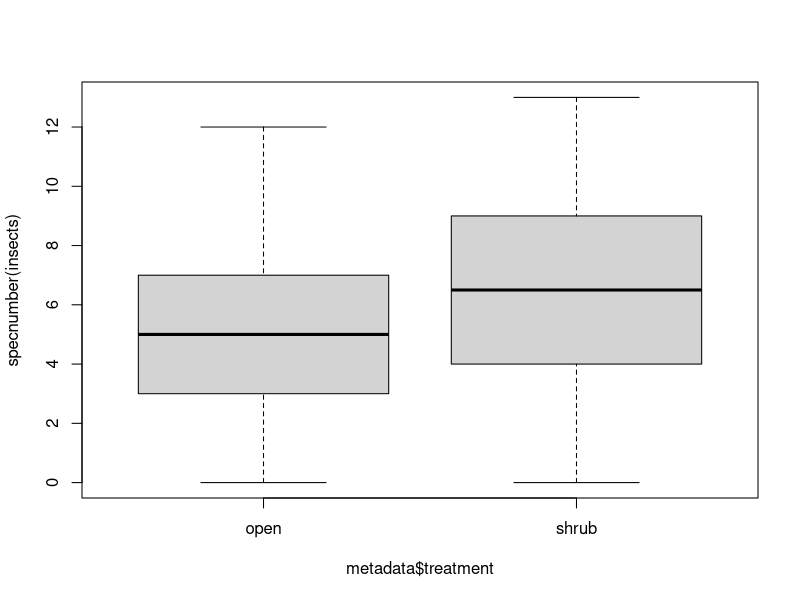
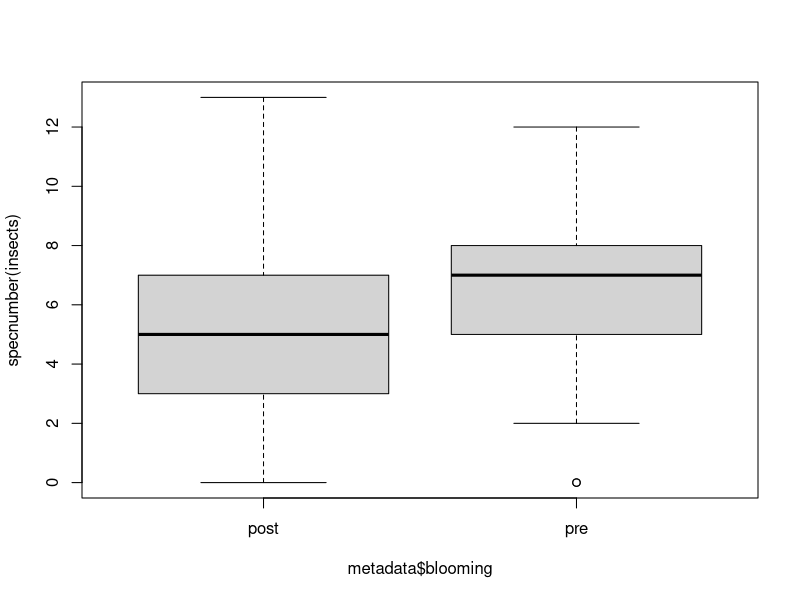
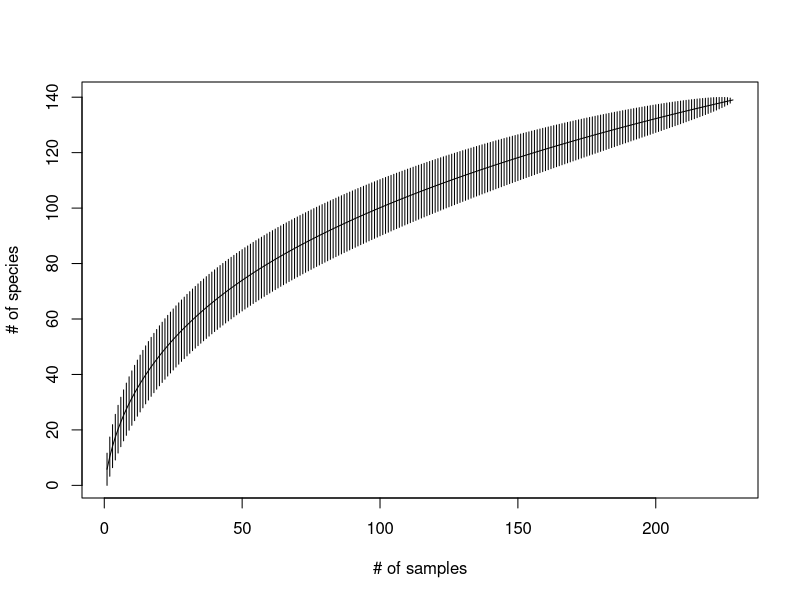

Here is the R script that generated these plots, in order: (Note: this script raises an error after producing the figures.)
library(tidyr)
library(dplyr)
library(vegan)
library(lme4)
library(nlme)
library(ggplot2)


insects <- read.csv("pantraps_wide.csv", header = TRUE)
row.names(insects) <- insects$uniID
insects <- dplyr::select(insects, -X, -X., -uniID)
#filter out beetles
insects <- dplyr::select(insects, -Coleoptera)
metadata <- read.csv("Data/pantraps.cov.csv", header = TRUE)
metadata <- filter(metadata, species != "buckhorn")
metadata$plant.id <- as.character(metadata$plant.id)
str(metadata)
metadata$uniID <- paste(metadata$date, metadata$plant.id, metadata$treatment)
row.names(metadata) <- metadata$uniID


#check all ids in datasheets are found in the other
#zero.row <- anti_join(metadata, insects, by = "uniID")
#missing <- anti_join(insects, metadata, by = "uniID")
#write.csv(zero.row, "zeroreps.csv")
#check if insects and metadata are the same
all.equal(rownames(insects), rownames(metadata))
#sort into the same order
metadata <- metadata[rownames(insects), ]
#confirm - woo!
all.equal(rownames(insects), rownames(metadata))

#grab and wrangle weather stn data
weather <- read.csv("Data/panweather.csv")
str(weather)

weather.av <- weather %>% group_by(., date) %>% summarise(., mean.Solar = mean(Solar), mean.Wind = mean(Wind), mean.MaxWind = mean(Max), mean.Temp = mean(Air.Temperature))
metadata <- right_join(weather.av, metadata, by = "date")

metadata$abun <- apply(insects, 1, sum)
#check for total
sum(metadata$abun)
H <- diversity(insects)
simp <- diversity(insects, "simpson")
S <- specnumber(insects)
J <- H/log(S)
metadata$H <- H
metadata$Simpson <- simp
metadata$Species <- S
metadata$Even <- J

print(metadata$date)
summary(metadata)
count(metadata, date)

#no beetle output
write.csv(metadata, "Data/metadata_nobeetle.csv")
write.csv(insects, "Data/wide_nobeetle.csv")

metadata <- read.csv("Data/outputmetadata.csv")

#after this is modelling and should be moved to a separate script
boxplot(specnumber(insects) ~ metadata$treatment)
t.test(specnumber(insects) ~ metadata$treatment)

boxplot(specnumber(insects) ~ metadata$blooming)
t.test(specnumber(insects) ~ metadata$blooming)
plot(specaccum(insects), xlab = "# of samples", ylab = "# of species")
metadata$date <- as.ordered(metadata$date)

shapiro.test(specnumber(insects))
shapiro.test(metadata$abun)

m1 <- lm(metadata$abun ~ metadata$blooming + metadata$treatment + metadata$percent.cover + metadata$rich)
summary(m1)
anova(m1)

str(metadata)


m2 <- glm(data = metadata, family = poisson(link = "log"), abun ~ treatment * blooming + mean.Temp + mean.Solar + mean.Wind)
summary(m2)
m3 <- glm(data = metadata, family = poisson(link = "log"), abun ~ treatment * blooming + date)
summary(m3)
m4 <- glm(data = metadata, family = poisson(link = "log"), abun ~ treatment * blooming + mean.Temp)
AIC(m2, m3, m4)




metadata$repID <- paste(metadata$plant.id, metadata$treatment)

#is there a correlation between paired microsites?
cor.test()

m1 <- glmer(abun ~ blooming * treatment + (1|plant.id), family = poisson, data = metadata)
summary(m1)
AIC(m1)
anova(m1)

m2 <- glmer(abun ~ treatment + blooming + mean.Wind +date  + (1|plant.id), family = poisson, data = metadata )
summary(m2)
plot(m2)



m2 <- glmer(abun ~ treatment * blooming + mean.Temp  + (1|plant.id), family = poisson, data = metadata )
summary(m2)

m2 <- glmer(abun ~ treatment + blooming + (1|date) + (1|plant.id), family = poisson, data = metadata )
m2 <- glmer(abun ~ treatment + blooming + mean.Solar + (1|plant.id), family = poisson, data = metadata)
summary(m2)
m3 <- glmer(abun ~ treatment + blooming + date + (1|plant.id), family = poisson, data = metadata)

m3 <- glmer(abun ~ treatment + blooming + mean.Solar + (1|date), family = poisson, data = metadata)
summary(m3)

ggplot(data = metadata, aes(treatment, abun)) + geom_bar(stat = "identity") + facet_grid(~blooming)

m5 <- glmmPQL(H ~  blooming + treatment, random = ~1|plant.id, family = quasipoisson(link = "log"), data = metadata)
summary(m5)
?diversity
